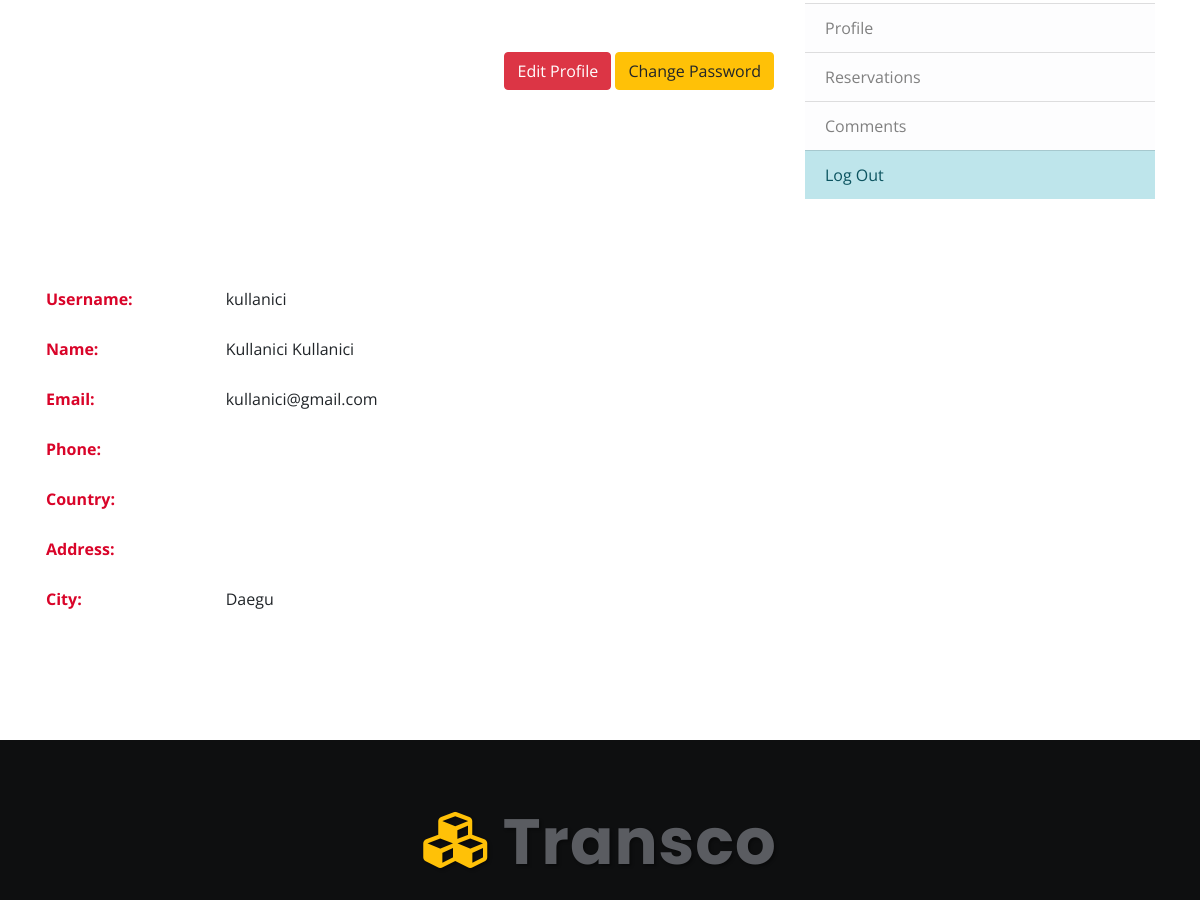
The app's page /user/ (signed in, middle part), older data.
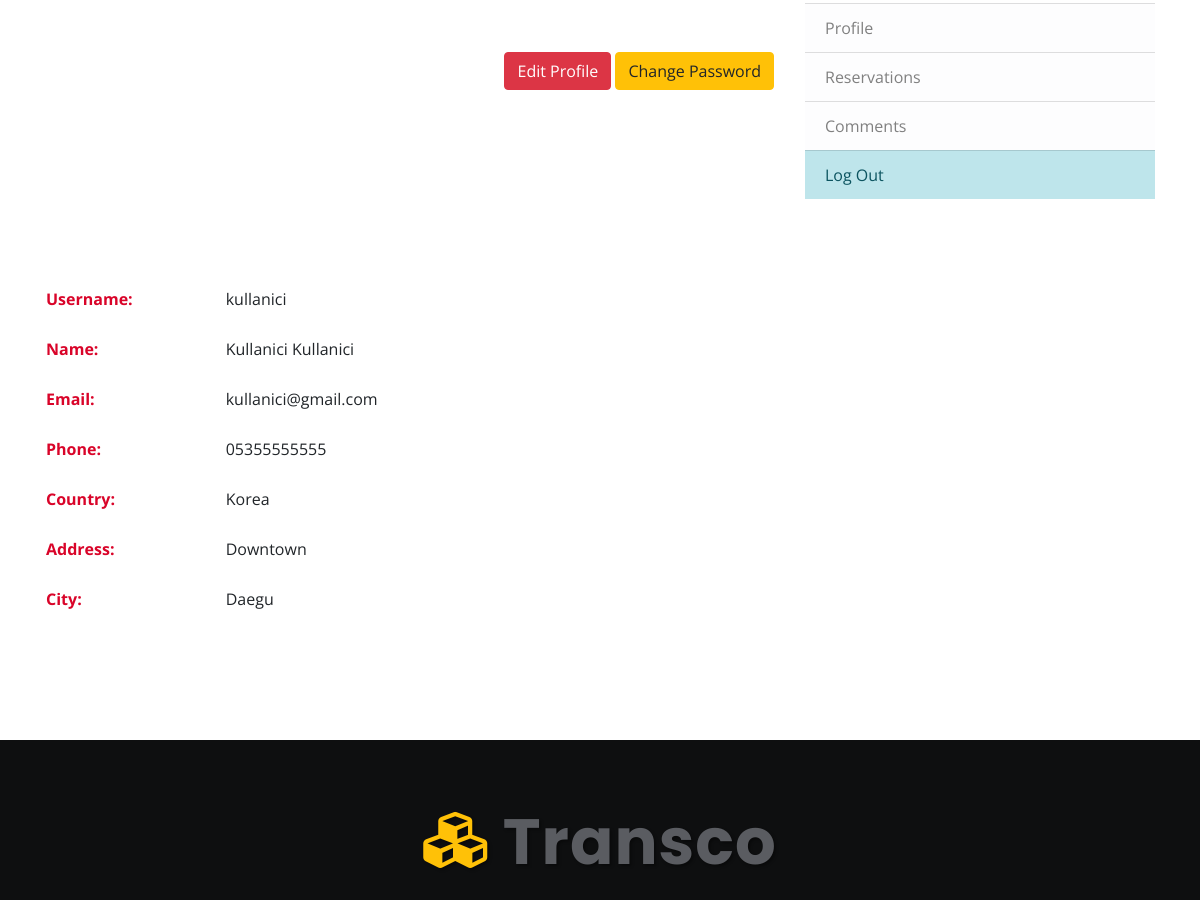
The same page, newer data.
### home/models.py (models this page shows, shortened)
class UserProfile(models.Model):
    user = models.OneToOneField(User, on_delete=models.CASCADE)
    phone = models.CharField(max_length=30, blank=True)
    address = models.CharField(max_length=30, blank=True)
    city = models.CharField(max_length=30, blank=True)
    country = models.CharField(max_length=30, blank=True)
    image = models.ImageField(blank=True, upload_to='images/users/')
    def first_name(self):
        return self.user.first_name + ' ' +self.user.last_name
    def user_name(self):
        return self.user.username
    def image_tag(self):
        return mark_safe('<img src="{}" height="50"/>'.format(self.image.url))
    image_tag.short_description = 'Image'

### user/views.py (the view)
# urls.py: path('', views.index, name='index'),
def index(request):
    category = Category.objects.all()
    current_user = request.user  # access user session informations
    profile = UserProfile.objects.get(user_id=current_user.id)
    context = {
        'category': category,
        'profile': profile,
    }
    return render(request, 'profile.html', context)

### user/templates/profile.html (shortened to what this page needs)
{% extends "homebase.html" %}
{% block content %}
	<section class="banner-bottom-agile-w3ls">
		<div class="container">
			<div class="contact_grid_right">
				<form action="#" method="post">
					<div class="row contact_left_grid">
						<div class="col-md-8 con-left">
							<br>
							<br>
							<br>
							<table style="  width: 100%; ">
								<tr>
									<td></td>
										<td style="color: #d90429 ;  font-weight: bold; ">
									<div class="sub-hd mb-4 about-info text-left" style="float: right">
										<a href="/user/editprofile" type="button" class="btn btn-danger" >Edit Profile</a>
										<a href="/user/changepassword" type="button" class="btn btn-warning"  >Change Password</a>
									</div>
								</td>
								</tr>
								<tr>
								<td style="padding-bottom: 20px;">
								</td>
							  </tr>
							  <tr>
								<td style="color: #d90429 ;  font-weight: bold;">
									<div class="sub-hd mb-4 about-info text-left">
									Username:
									</div></td>
								<td>	<div class="sub-hd mb-4 about-info text-left">
										 {{profile.user_name}}
									</div>
								</td>
							  </tr>
								<tr>
									<td style="color: #d90429 ;  font-weight: bold;">
									<div class="sub-hd mb-4 about-info text-left">
									Name:
									</div></td>
								<td>	<div class="sub-hd mb-4 about-info text-left">
										 {{profile.first_name}}
									</div>
								</td>
							  </tr>
							  <tr>
									<td style="color: #d90429 ;  font-weight: bold;">
										<div class="sub-hd mb-4 about-info text-left">
									Email:
									</div></td>
								<td>	<div class="sub-hd mb-4 about-info text-left">
										 {{profile.user.email}}
									</div>
								</td>
							  </tr>
							  <tr>
								<td style="color: #d90429 ;  font-weight: bold;">
									<div class="sub-hd mb-4 about-info text-left">
									Phone:
									</div></td>
								<td>	<div class="sub-hd mb-4 about-info text-left">
										{{profile.phone}}
									</div>
								</td>
							  </tr>
								<tr>
								<td style="color: #d90429 ;  font-weight: bold;">
									<div class="sub-hd mb-4 about-info text-left">
									Country:
									</div></td>
								<td>	<div class="sub-hd mb-4 about-info text-left">
										{{profile.country}}
									</div>
								</td>
							  </tr>
							  <tr>
								<td style="color: #d90429 ;  font-weight: bold;">
									<div class="sub-hd mb-4 about-info text-left">
									Address:
									</div></td>
								<td>	<div class="sub-hd mb-4 about-info text-left">
										{{profile.address}}
									</div>
								</td>
							  </tr>
							  <tr>
								<td style="color: #d90429 ;  font-weight: bold;">
									<div class="sub-hd mb-4 about-info text-left">
									City:
									</div></td>
								<td>	<div class="sub-hd mb-4 about-info text-left">
										{{profile.city}}
									</div>
								</td>
							  </tr>
							</table>
						</div>
						<div class="col-md-4 con-right">
								{% include "user_panel.html" %}
						</div>
					</div>
				</form>
			</div>
		</div>
	</section>
{% endblock %}

Row changes from the older to the newer data that the page shows:
changed UserProfile "Daegu": phone (not shown) → "05355555555"; country (not shown) → "Korea"; address (not shown) → "Downtown"
